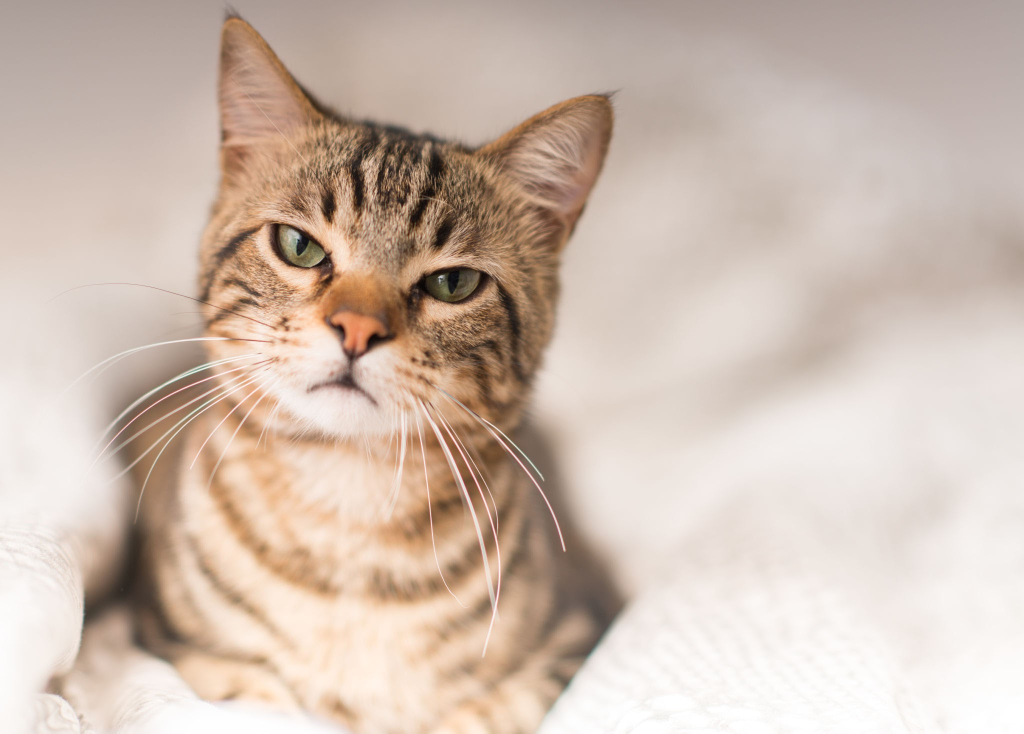
#> input picture data/SVD/cat.jpg, 2048 x 1467 px (shown at 1/2 size)
$ jupyter execute SVD.ipynb
#> lines starting #> are read from the running program, lines starting #| are printed output that depends on the picture
[cell 1]
import numpy as np
import matplotlib.pyplot as plt
from PIL import Image
np.random.seed(0)

### Definition

[cell 2]
X = np.random.rand(400).reshape(100, 4)
U, S, V = np.linalg.svd(X, full_matrices = False)
U.shape, S.shape, V.shape

### Image Compression

[cell 3]
img = np.array(Image.open('./data/SVD/cat.jpg').convert('L'))
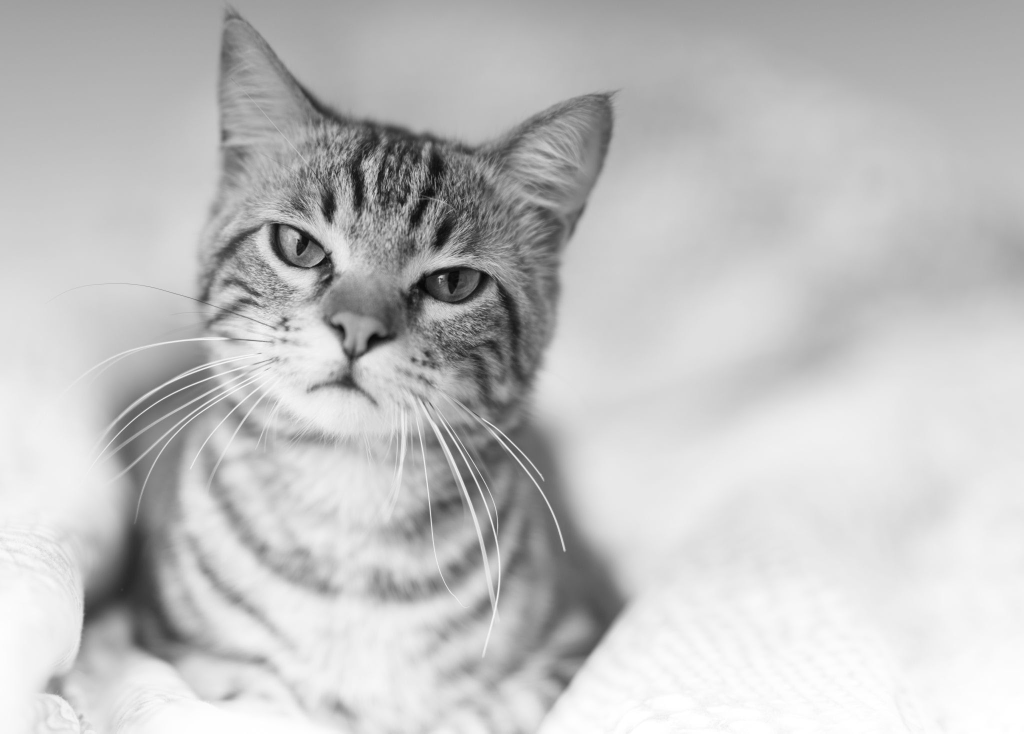
#> img: shape (1467, 2048) (shown at 1/2 size); min 2, max 255, mean 192.6
numel = np.prod(img.shape)
#> numel = 3004416
print(f'Image Shape: {img.shape}, Numel: {numel}')
#| Image Shape: (1467, 2048), Numel: 3004416

U, S, V = np.linalg.svd(img, full_matrices = False)
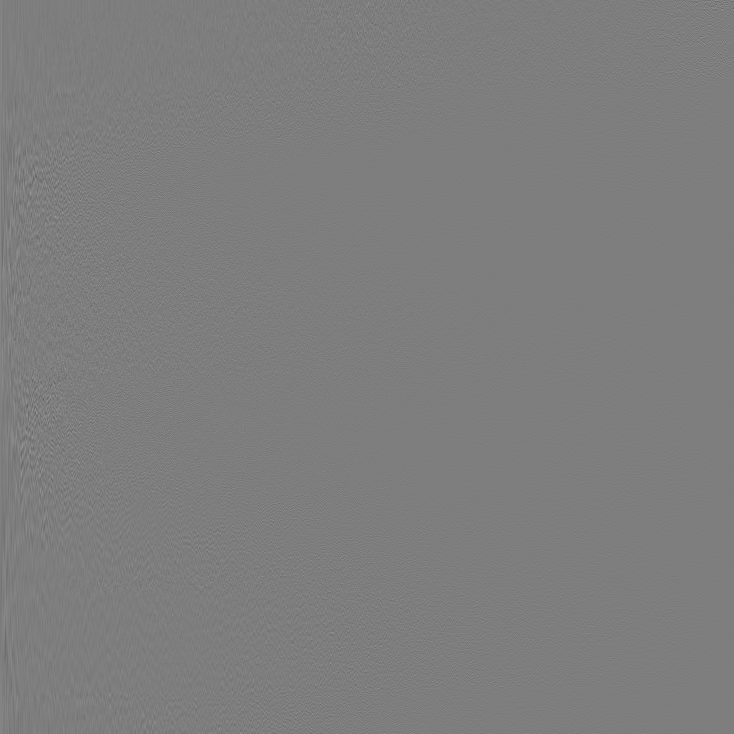
#> U: shape (1467, 1467) float64 (shown at 1/2 size); min -0.48, max 0.492, mean 1.96e-05; drawn with min black and max white
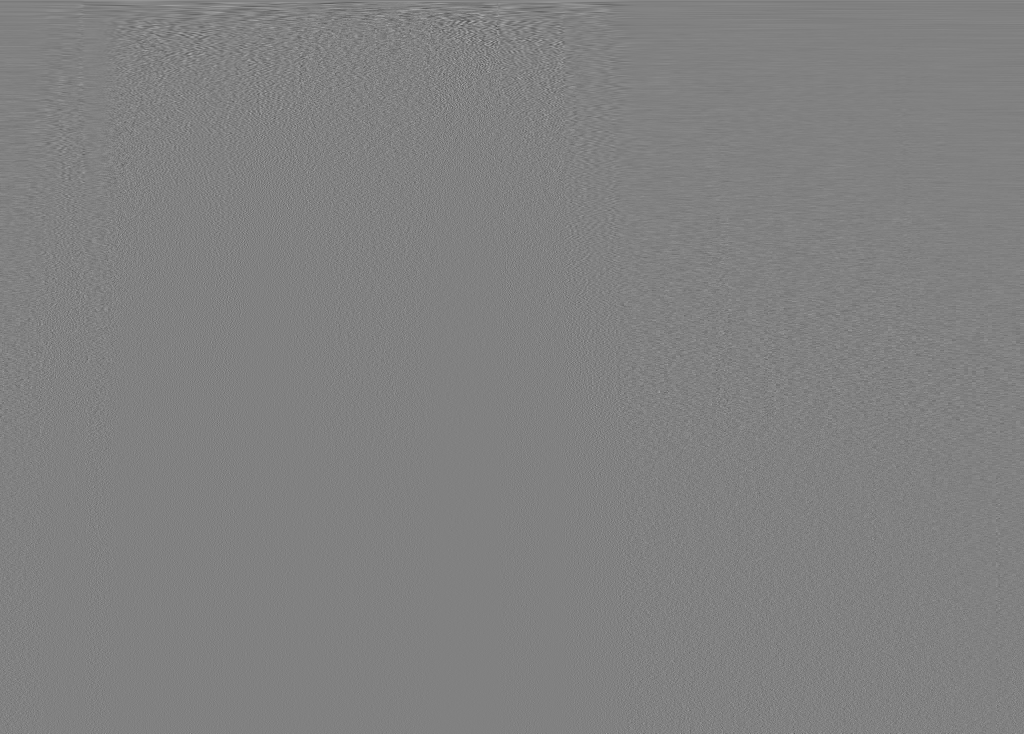
#> V: shape (1467, 2048) float64 (shown at 1/2 size); min -0.274, max 0.267, mean 1.75e-05; drawn with min black and max white
#> S = 1467 values, max 338114.4 at index 0, min 0.464 at index 1466, mean 526.2
def compress_img(idx):
#> called with idx = 5
    compressed_img = U[:, :idx] @ np.diag(S[:idx]) @ V[:idx]
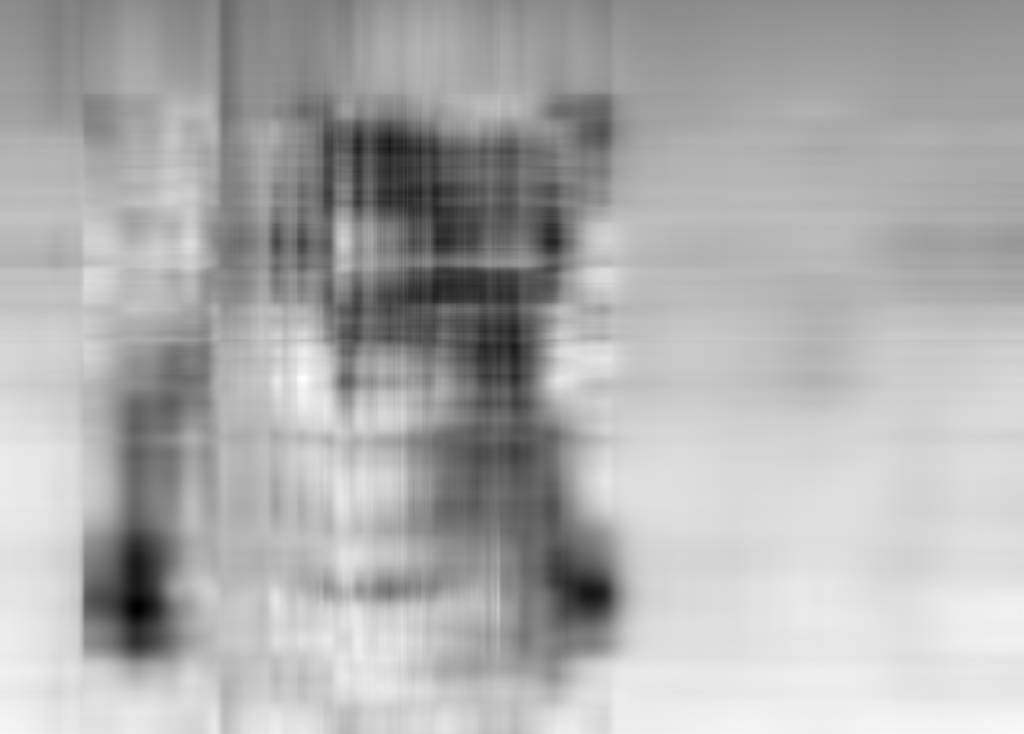
#> compressed_img: shape (1467, 2048) float64 (shown at 1/2 size); min 35.19, max 266.6, mean 192.6; drawn with min black and max white
    loss = np.linalg.norm(img - compressed_img)**2 / numel
#> loss = 318
    size = U[:, :idx].size + np.diag(S[:idx]).size + V[:idx].size
#> size = 17600
    return compressed_img, loss, size

fig = plt.figure(figsize = (12, 9))
fontsize = 18

plt.subplot(2, 2, 1)
plt.axis('off')
plt.imshow(img, cmap='Greys_r')
plt.title('Raw', fontsize = fontsize)

plt.subplot(2, 2, 2)
plt.axis('off')
compressed_img, loss, size = compress_img(5)
#> loss = 318; size = 17600
plt.title(f'$r = 5$, Storage: {size / numel * 100:4.2f}%', fontsize = fontsize)
plt.imshow(compressed_img, cmap='Greys_r')

plt.subplot(2, 2, 3)
plt.axis('off')
compressed_img, loss, size = compress_img(20)
#> call 2 of compress_img, with idx = 20
#> in compress_img (call 2), `compressed_img = U[:, :idx] @ np.diag(S[:idx]) @ V[:idx]`:
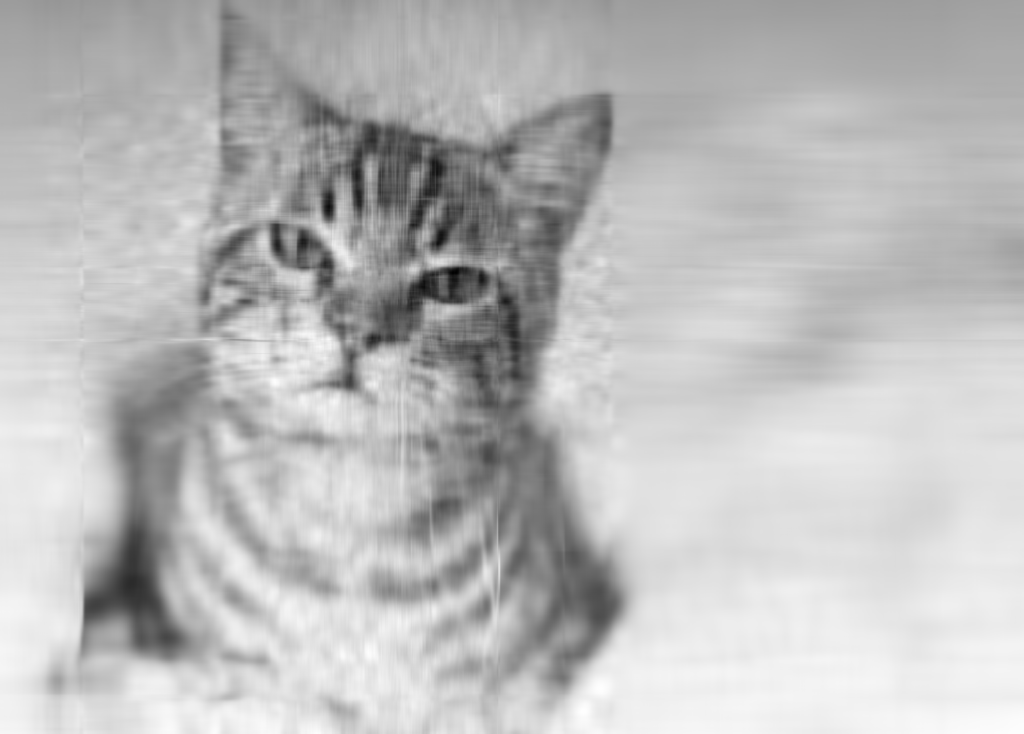
#> compressed_img: shape (1467, 2048) float64 (shown at 1/2 size); min -6.84, max 264.3, mean 192.6; drawn with min black and max white
#> in compress_img (call 2), `loss = np.linalg.norm(img - compressed_img)**2 / numel`: loss = 99.41
#> loss = 99.41; size = 70700
plt.title(f'$r = 20$, , Storage: {size / numel * 100:4.2f}%', fontsize = fontsize)
plt.imshow(compressed_img, cmap='Greys_r')

plt.subplot(2, 2, 4)
plt.axis('off')
compressed_img, loss, size = compress_img(100)
#> loss = 14.87; size = 361500
plt.title(f'$r = 100$, Storage: {size / numel * 100:4.2f}%', fontsize = fontsize)
plt.imshow(compressed_img, cmap='Greys_r')

plt.savefig(
    './experiment_results/SVD/img_compress_svd.pdf',
    bbox_inches = 'tight',
    pad_inches = 0.03
)
plt.show()

Singular values & Cumulative Energy

[cell 4]
fig = plt.figure(figsize = (15, 6))

plt.subplot(1, 2, 1)
plt.plot(S, lw = 2.2, color = 'tomato')
plt.yscale('log')
plt.xlabel('$k$', fontsize = fontsize)
plt.ylabel('Singular Values $\\sigma_k$', fontsize = fontsize)
plt.tick_params(axis = 'both', labelsize = fontsize)
plt.grid(color = 'grey', linestyle = '--', linewidth = 0.5)

plt.subplot(1, 2, 2)
energy = [np.sum(S[:i]) / S.sum() for i in range(len(S))]
#> energy = 1467 values from 0 to 1
plt.plot(energy, lw = 2.2, color = 'royalblue')
plt.yscale('linear')
plt.xlabel('$k$', fontsize = fontsize)
plt.ylim([0.5, 1.0])
plt.ylabel('Cumulative Energy', fontsize = fontsize)
plt.tick_params(axis = 'both', labelsize = fontsize)
plt.grid(color = 'grey', linestyle = '--', linewidth = 0.5)

plt.savefig(
    './experiment_results/SVD/img_compress_sigma.pdf',
    bbox_inches = 'tight',
    pad_inches = 0.03
)
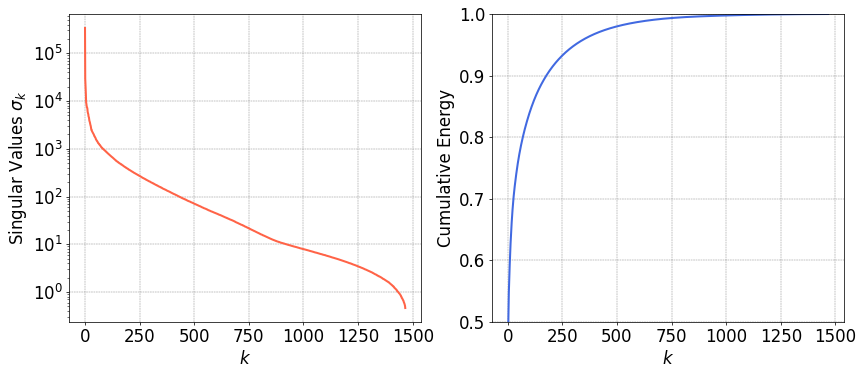
#> figure drawn by matplotlib, 2 panels; panel 1: curve peaks at x = 0, y = 338114.4; panel 2: curve peaks at x = 1466, y = 1
plt.show()
